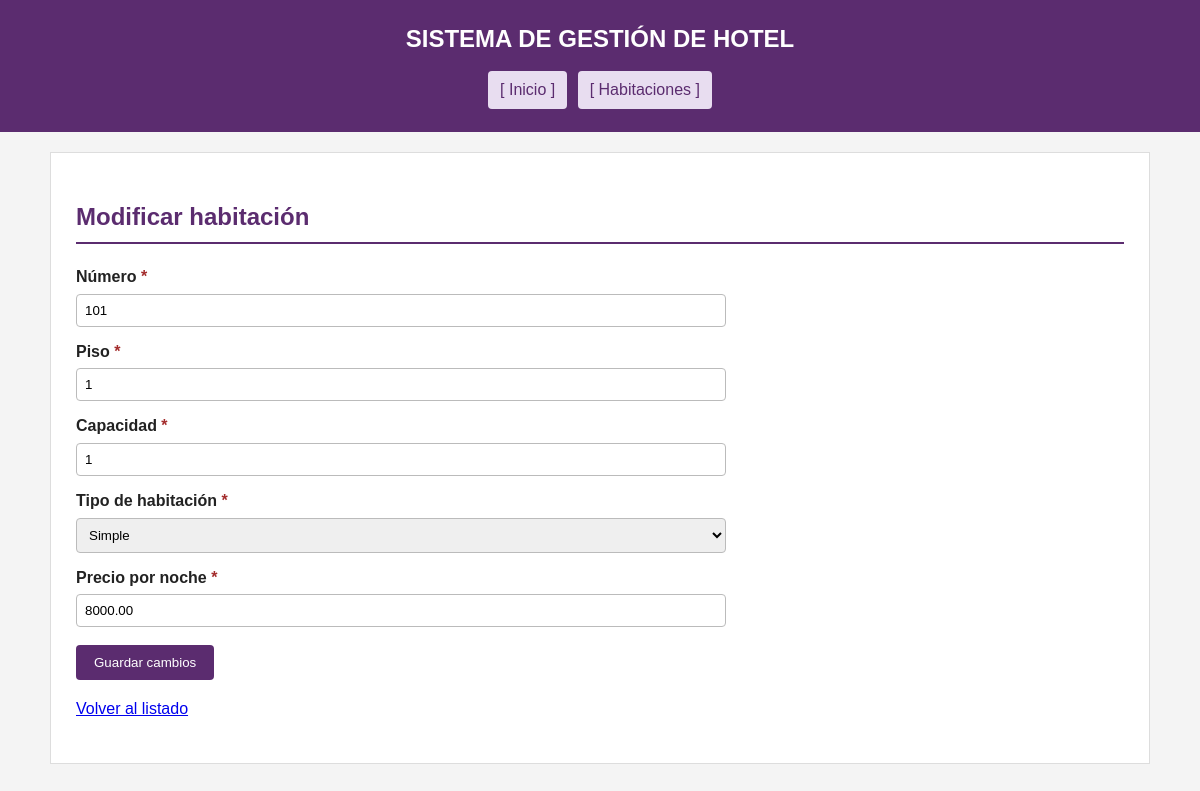
Page /aplicacion/habitacion/editar.php?id=1 on the committed database.
### tables this page shows
CREATE TABLE `habitacion` (
  `id_habitacion` int(11) NOT NULL AUTO_INCREMENT,
  `numero` varchar(10) NOT NULL,
  `piso` int(11) NOT NULL,
  `capacidad` int(11) NOT NULL,
  `id_tipo` int(11) NOT NULL,
  `precio_noche` decimal(10,2) NOT NULL,
  PRIMARY KEY (`id_habitacion`),
  UNIQUE KEY `numero` (`numero`),
  KEY `fk_habitacion_tipo` (`id_tipo`),
  CONSTRAINT `fk_habitacion_tipo` FOREIGN KEY (`id_tipo`) REFERENCES `tipo_habitacion` (`id_tipo`)
);

CREATE TABLE `tipo_habitacion` (
  `id_tipo` int(11) NOT NULL AUTO_INCREMENT,
  `nombre` varchar(80) NOT NULL,
  `descripcion` text DEFAULT NULL,
  PRIMARY KEY (`id_tipo`)
);

### aplicacion/habitacion/editar.php (the view, shortened to what this page needs)
<?php
require_once "../conexion.php";
$id = (int)($_POST["id_habitacion"] ?? $_GET["id"] ?? 0);
$sql = "SELECT id_habitacion, numero, piso, capacidad, id_tipo, precio_noche
        FROM habitacion WHERE id_habitacion = :id_habitacion";
$stmt = $pdo->prepare($sql);
$stmt->execute([':id_habitacion' => $id]);
$habitacion = $stmt->fetch();
$tipos = $pdo->query("SELECT id_tipo, nombre FROM tipo_habitacion ORDER BY nombre")->fetchAll();
?>
<!DOCTYPE html>
<html lang="es">
<head>
    <link rel="stylesheet" href="../css/estilos.css">
</head>
<body>
<header>
    <h1>SISTEMA DE GESTIÓN DE HOTEL</h1>
    <nav>
        <a href="../index.php">[ Inicio ]</a>
        <a href="listar.php">[ Habitaciones ]</a>
    </nav>
</header>
<main>
    <h2>Modificar habitación</h2>
    <form action="editar.php" method="post">
        <label for="numero">Número <span class="requerido">*</span></label>
        <input type="text" name="numero" id="numero" required
               value="<?= htmlspecialchars($habitacion['numero']) ?>">
        <label for="piso">Piso <span class="requerido">*</span></label>
        <input type="number" name="piso" id="piso" required
               value="<?= $habitacion['piso'] ?>">
        <label for="capacidad">Capacidad <span class="requerido">*</span></label>
        <input type="number" name="capacidad" id="capacidad" min="1" required
               value="<?= $habitacion['capacidad'] ?>">
        <label for="id_tipo">Tipo de habitación <span class="requerido">*</span></label>
        <select name="id_tipo" id="id_tipo" required>
            <?php foreach ($tipos as $tipo) { ?>
                <option value="<?= $tipo['id_tipo'] ?>"
                    <?= $tipo['id_tipo'] == $habitacion['id_tipo'] ? "selected" : "" ?>>
                    <?= htmlspecialchars($tipo['nombre']) ?>
                </option>
            <?php } ?>
        </select>
        <label for="precio_noche">Precio por noche <span class="requerido">*</span></label>
        <input type="number" name="precio_noche" id="precio_noche" step="0.01" min="0" required
               value="<?= $habitacion['precio_noche'] ?>">
        <button type="submit">Guardar cambios</button>
    </form>
    <p><a href="listar.php">Volver al listado</a></p>
</main>
</body>
</html>

### aplicacion/css/estilos.css (style rules this page uses)
* { box-sizing: border-box; }
body { font-family: Arial, Helvetica, sans-serif; margin: 0; background-color: #f4f4f4; color: #222; line-height: 1.6; }
header { background-color: #5b2c6f; color: #fff; padding: 20px; text-align: center; }
nav { margin-top: 10px; text-align: center; }
nav a { color: #5b2c6f; background-color: #e8ddf0; padding: 6px 12px; margin: 3px; display: inline-block; text-decoration: none; border-radius: 4px; }
main { max-width: 1100px; margin: 20px auto; background-color: #fff; padding: 25px; border: 1px solid #ddd; }
h1 { margin: 0; font-size: 24px; }
h2 { color: #5b2c6f; border-bottom: 2px solid #5b2c6f; padding-bottom: 6px; }
form { max-width: 650px; }
label { display: block; margin-top: 12px; font-weight: bold; }
input[type="text"], input[type="number"], input[type="date"], input[type="email"], select, textarea { width: 100%; padding: 8px; margin-top: 4px; border: 1px solid #bbb; border-radius: 4px; }
button { margin-top: 18px; padding: 10px 18px; background-color: #5b2c6f; color: #fff; border: none; border-radius: 4px; cursor: pointer; }
.requerido { color: #a32c2c; }

### rows in the picture
habitacion: numero "101", piso "1", capacidad "1", id_tipo "Simple", precio_noche "8000.00"
